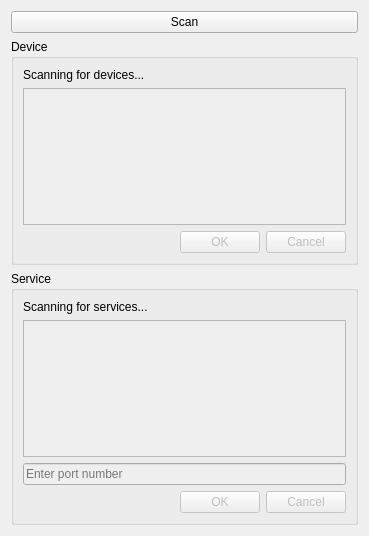
<?xml version="1.0" encoding="UTF-8"?>
<ui version="4.0">
 <class>DeviceSelectorDialog</class>
 <widget class="QDialog" name="DeviceSelectorDialog">
  <property name="geometry">
   <rect>
    <x>0</x>
    <y>0</y>
    <width>369</width>
    <height>536</height>
   </rect>
  </property>
  <property name="windowTitle">
   <string>Dialog</string>
  </property>
  <layout class="QVBoxLayout" name="verticalLayout">
   <item>
    <widget class="QPushButton" name="pushButtonScan">
     <property name="text">
      <string>Scan</string>
     </property>
    </widget>
   </item>
   <item>
    <widget class="QGroupBox" name="groupBoxDevices">
     <property name="enabled">
      <bool>true</bool>
     </property>
     <property name="title">
      <string>Device</string>
     </property>
     <layout class="QVBoxLayout" name="verticalLayout_2">
      <item>
       <widget class="QLabel" name="labelScanningDevices">
        <property name="text">
         <string>Scanning for devices...</string>
        </property>
       </widget>
      </item>
      <item>
       <widget class="QListWidget" name="listWidgetDevices">
        <property name="enabled">
         <bool>false</bool>
        </property>
       </widget>
      </item>
      <item>
       <widget class="QDialogButtonBox" name="buttonBoxDevices">
        <property name="enabled">
         <bool>false</bool>
        </property>
        <property name="standardButtons">
         <set>QDialogButtonBox::Cancel|QDialogButtonBox::Ok</set>
        </property>
       </widget>
      </item>
     </layout>
    </widget>
   </item>
   <item>
    <widget class="QGroupBox" name="groupBoxService">
     <property name="enabled">
      <bool>true</bool>
     </property>
     <property name="title">
      <string>Service</string>
     </property>
     <layout class="QVBoxLayout" name="verticalLayout_3">
      <item>
       <widget class="QLabel" name="labelScanningServices">
        <property name="enabled">
         <bool>true</bool>
        </property>
        <property name="text">
         <string>Scanning for services...</string>
        </property>
       </widget>
      </item>
      <item>
       <widget class="QListWidget" name="listWidgetServices">
        <property name="enabled">
         <bool>false</bool>
        </property>
       </widget>
      </item>
      <item>
       <widget class="QLineEdit" name="lineEditPort">
        <property name="enabled">
         <bool>false</bool>
        </property>
        <property name="locale">
         <locale language="English" country="UnitedStates"/>
        </property>
        <property name="text">
         <string/>
        </property>
        <property name="placeholderText">
         <string>Enter port number</string>
        </property>
       </widget>
      </item>
      <item>
       <widget class="QDialogButtonBox" name="buttonBoxService">
        <property name="enabled">
         <bool>false</bool>
        </property>
        <property name="orientation">
         <enum>Qt::Horizontal</enum>
        </property>
        <property name="standardButtons">
         <set>QDialogButtonBox::Cancel|QDialogButtonBox::Ok</set>
        </property>
       </widget>
      </item>
     </layout>
    </widget>
   </item>
  </layout>
 </widget>
 <resources/>
 <connections>
  <connection>
   <sender>buttonBoxService</sender>
   <signal>accepted()</signal>
   <receiver>DeviceSelectorDialog</receiver>
   <slot>accept()</slot>
   <hints>
    <hint type="sourcelabel">
     <x>239</x>
     <y>510</y>
    </hint>
    <hint type="destinationlabel">
     <x>157</x>
     <y>274</y>
    </hint>
   </hints>
  </connection>
  <connection>
   <sender>buttonBoxService</sender>
   <signal>rejected()</signal>
   <receiver>DeviceSelectorDialog</receiver>
   <slot>reject()</slot>
   <hints>
    <hint type="sourcelabel">
     <x>307</x>
     <y>514</y>
    </hint>
    <hint type="destinationlabel">
     <x>286</x>
     <y>274</y>
    </hint>
   </hints>
  </connection>
 </connections>
</ui>
